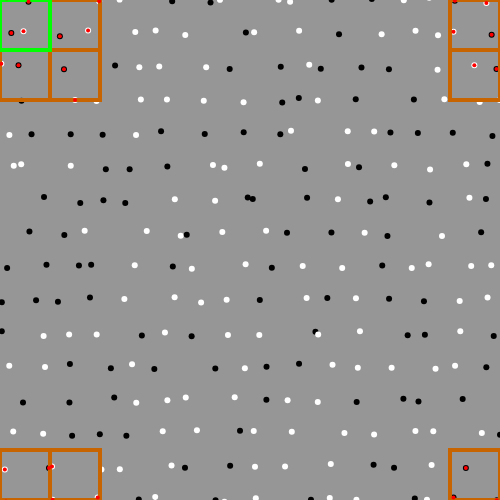
Frame 1 (no input)
Frame 60 (no input): identical to frame 1, image omitted
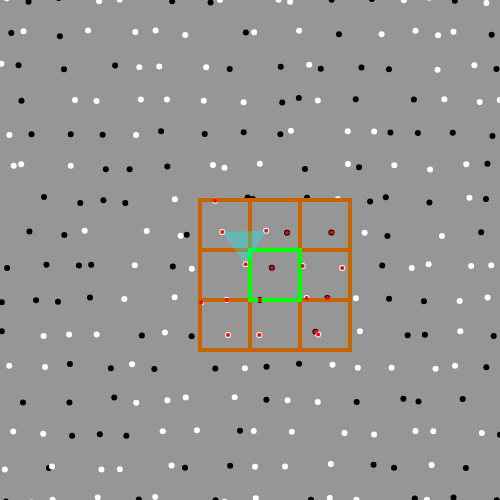
Frame 120 (the mouse pressed at the canvas centre since frame 60)

The p5.js sketch that drew these frames (run headless with seeded random() and noise() and a simulated clock; from frame 60 on, the mouse is pressed at the canvas centre):

// p5.js sketch
// ── sketch.js
let n = 16*16;
let points = [];
let tiles = [];
let tileSize = 50;
let tileCols, tileRows;

function pointInTriangle(px, py, a, b, c) {
  let v0x = c.x - a.x;
  let v0y = c.y - a.y;
  let v1x = b.x - a.x;
  let v1y = b.y - a.y;
  let v2x = px - a.x;
  let v2y = py - a.y;

  let dot00 = v0x * v0x + v0y * v0y;
  let dot01 = v0x * v1x + v0y * v1y;
  let dot02 = v0x * v2x + v0y * v2y;
  let dot11 = v1x * v1x + v1y * v1y;
  let dot12 = v1x * v2x + v1y * v2y;

  let denom = dot00 * dot11 - dot01 * dot01;
  if (denom === 0) return false;

  let invDenom = 1 / denom;
  let u = (dot11 * dot02 - dot01 * dot12) * invDenom;
  let v = (dot00 * dot12 - dot01 * dot02) * invDenom;

  return (u >= 0) && (v >= 0) && (u + v <= 1);
}


function findTriangleUnderMouse(neighborIndices) {
  let gridCols = ceil(sqrt(points.length)); // original grid width
  let gridRows = gridCols; // assuming square-ish grid

  for (let i of neighborIndices) {
    let xi = i % gridCols;
    let yi = Math.floor(i / gridCols);

    // Wrapped neighbor positions
    let rightXi = (xi + 1) % gridCols;
    let belowYi = (yi + 1) % gridRows;

    let rightIdx = yi * gridCols + rightXi;
    let belowIdx = belowYi * gridCols + xi;
    let bottomRightIdx = belowYi * gridCols + rightXi;

    // Triangle A: topLeft → bottomLeft → topRight
    let topLeft = points[i];
    let topRight = points[rightIdx];
    let bottomLeft = points[belowIdx];
    let bottomRight = points[bottomRightIdx];
    
    // Compute AABB of the full cell
    let minX = Math.min(topLeft.x, topRight.x, bottomLeft.x, bottomRight.x);
    let maxX = Math.max(topLeft.x, topRight.x, bottomLeft.x, bottomRight.x);
    let minY = Math.min(topLeft.y, topRight.y, bottomLeft.y, bottomRight.y);
    let maxY = Math.max(topLeft.y, topRight.y, bottomLeft.y, bottomRight.y);

    // Fast AABB check
    if (mouseX < minX || mouseX > maxX || mouseY < minY || mouseY > maxY) {
      continue;
    }
    
    if (pointInTriangle(mouseX, mouseY, topLeft, bottomLeft, topRight)) {
      return [topLeft, bottomLeft, topRight];
    }

    // Triangle B: bottomLeft → topRight → bottomRight
    if (pointInTriangle(mouseX, mouseY, bottomLeft, topRight, bottomRight)) {
      return [bottomLeft, topRight, bottomRight];
    }
  }

  return null;
}


function setup() {
  createCanvas(500, 500);
  pixelDensity(1);

  // Initialize points on a grid with jitter
  let gridSize = ceil(sqrt(n));
  let jitterX = width / gridSize / 2;
  for (let i = 0; i < n; i++) {
    let xi = i % gridSize;
    let yi = floor(i / gridSize);
    let x = map(xi, 0, gridSize - 1, 0, width) + random(-jitterX, jitterX);
    let y = map(yi, 0, gridSize - 1, 0, height) + random(-3, 3);
    let value = round(random(0, 1)) * 255;
    points.push({ x, y, value });
  }

  // Initialize tile grid
  tileCols = ceil(width / tileSize);
  tileRows = ceil(height / tileSize);

  for (let i = 0; i < tileCols; i++) {
    tiles[i] = [];
    for (let j = 0; j < tileRows; j++) {
      tiles[i][j] = {
        x: i * tileSize,
        y: j * tileSize,
        points: []
      };
    }
  }

  // Assign points to tiles
  for (let i = 0; i < points.length; i++) {
    let pt = points[i];
    let tx = floor(pt.x / tileSize);
    let ty = floor(pt.y / tileSize);

    tx = constrain(tx, 0, tileCols - 1);
    ty = constrain(ty, 0, tileRows - 1);
    tiles[tx][ty].points.push(i);
  }
}

function draw() {
  background(150);
  strokeWeight(6);

  // Draw all points in white
  for (let pt of points) {
    stroke(pt.value);
    point(pt.x, pt.y);
  }

  // Hover tile highlight and neighbor logic
  let hx = floor(mouseX / tileSize);
  let hy = floor(mouseY / tileSize);

  if (hx >= 0 && hy >= 0) {
    noFill();
    strokeWeight(4);

    // Collect and draw neighbor tiles (wrap around)
    stroke(200, 100, 0);
    let neighborIndices = [];
    for (let dx = -1; dx <= 1; dx++) {
      for (let dy = -1; dy <= 1; dy++) {
        let nx = (hx + dx + tileCols) % tileCols;
        let ny = (hy + dy + tileRows) % tileRows;
        neighborIndices.push(...tiles[nx][ny].points);
        rect(nx * tileSize, ny * tileSize, tileSize, tileSize);
      }
    }
    
    // Draw hover tile border
    stroke(0, 255, 0);
    rect(hx * tileSize, hy * tileSize, tileSize, tileSize);

    // Draw neighbor points in red
    for (let idx of neighborIndices) {
      let pt = points[idx];
      stroke(255, 0, 0);
      point(pt.x, pt.y);
    }
    
    let tri = findTriangleUnderMouse(neighborIndices);
    if (tri) {
      noStroke();
      fill(0, 255, 255, 80);
      triangle(tri[0].x, tri[0].y, tri[1].x, tri[1].y, tri[2].x, tri[2].y);
    }
  }
}
